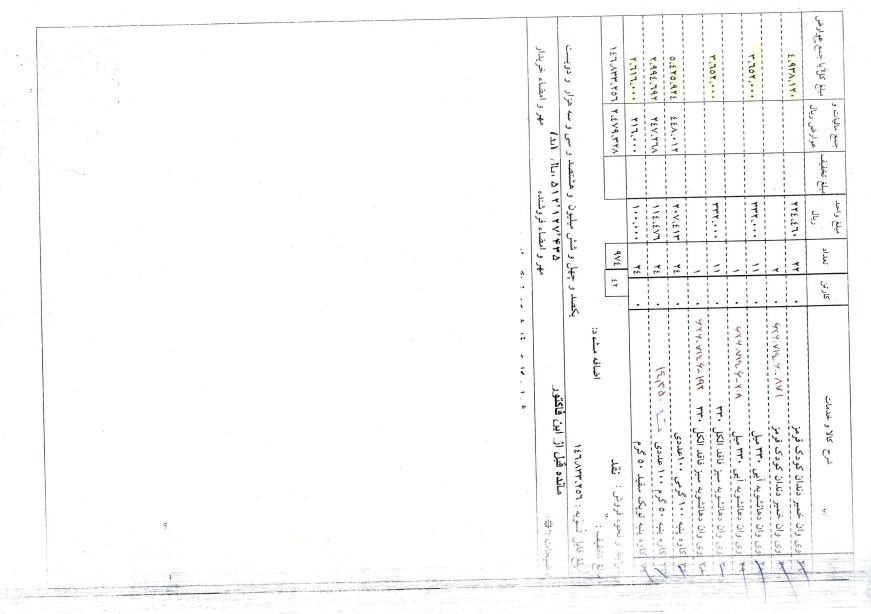
#> input picture samples/test/data_1 - Copy (2).jpg, 3481 x 2455 px (shown at 1/4 size)
$ python main.py --image_dir samples/test --save_dir out
#> lines starting #> are read from the running program, lines starting #| are printed output that depends on the picture; after the words box and inside, x2 and y2 are one past the last pixel; in counts of white or black regions, pixels touching at a corner belong together
import argparse
import cv2
from PIL import Image
import os
import time
from google.colab.patches import cv2_imshow
from skewcorrection.skew_stimation import estimate_skewness, de_skew
from orientationdetection.orientationdetection import OrientationDetection


def load_image(path):
#> called with path = 'samples/test/data_1 - Copy (2).jpg'
    try:
        img = cv2.imread(path)
#> img is the input picture: shape (2455, 3481, 3); mean B, G, R 249.6, 249.7, 249.6
        # perform BRG to gray scale conversion
        gray = cv2.cvtColor(img, cv2.COLOR_BGR2GRAY)

        # invert the color; so that the backgorund becomes dark and foreground text is white
        Inverted_Gray = cv2.bitwise_not(gray)
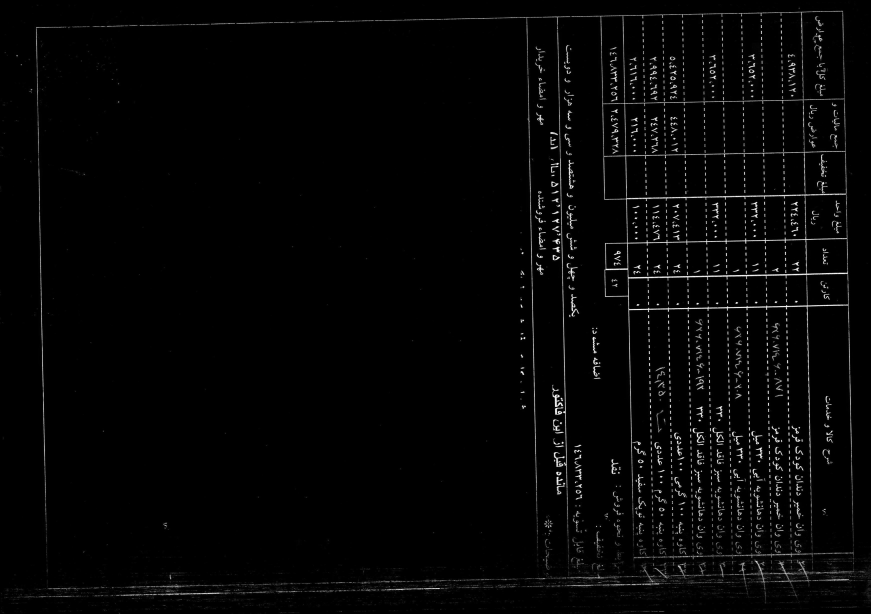
#> Inverted_Gray: shape (2455, 3481) (shown at 1/4 size); min 0, max 255, mean 5.4

        # covert the gray scale image to binary image; here
        binary = cv2.threshold(Inverted_Gray, 0, 255, cv2.THRESH_BINARY | cv2.THRESH_OTSU)[1]
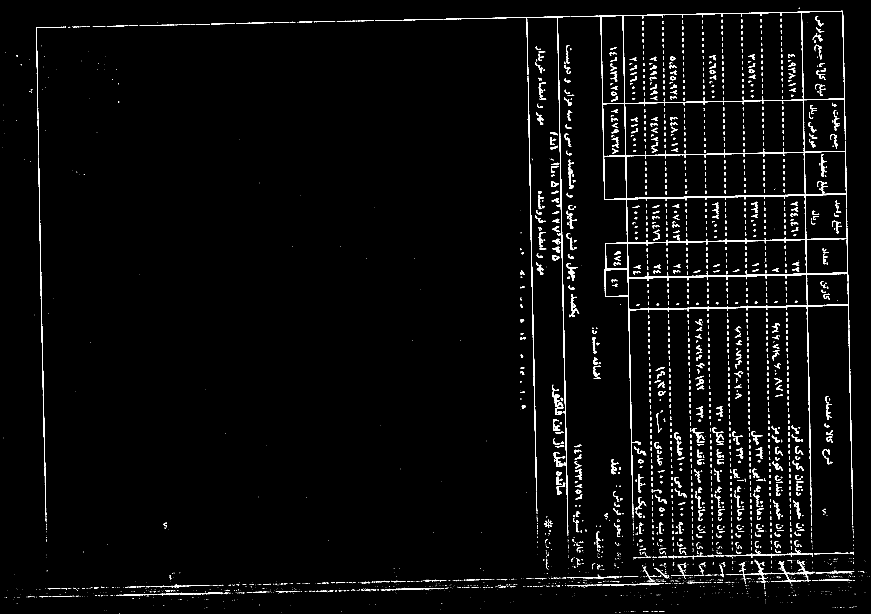
#> binary: shape (2455, 3481) (shown at 1/4 size); 2.4% white; 3517 white regions (2039 under 20 px), largest, box (x1, y1, x2, y2) and area: (2286, 52, 3397, 1998) 41916, (2229, 129, 2272, 2079) 5693, (2117, 632, 2147, 1966) 3820

        return img, binary
    except:
        print("Could not load the image; provide correct path")
        return None, None


def main(img_dir, new_dir):
    os.makedirs(new_dir, exist_ok=True)
    count = 0
    start = time.time()
    for image in os.listdir(img_dir):
        if image.endswith(("jpg", "png")):
            image_dir = os.path.join(img_dir, image)
            print(image_dir)
            img, binary = load_image(image_dir)
            if img is None or binary is None:
                return None

            angle = estimate_skewness(binary)
            rotated_image = de_skew(img, angle)
            detector = OrientationDetection(rotated_image)
            bbox = detector.text_detection()

            # Rotate the image if it's vertical
            detector.left_right_rotation()

            # Rotate the image if it's upside down
            rotated_image = detector.up_down_rotate()
            count += 1

            # Save the image with the original file name
            image_name = os.path.splitext(image)[0]
            new_image_path = os.path.join(new_dir, f'{image_name}.jpg')
            rotated_image = Image.fromarray(rotated_image)
            rotated_image.save(new_image_path)

    end = time.time()
    total_time = end - start
    print("total time", total_time)


def parse_args():
    parser = argparse.ArgumentParser(description="rotate and skew currection")
    parser.add_argument("--image_dir", required=True, help="Path to the input directory scaned document image")
    parser.add_argument("--save_dir", required=True, help="Path to the output directory scaned document image")

    args = parser.parse_args()
    return args


if __name__ == "__main__":
    model_path = '/content/drive/MyDrive/SystemGroupPrj-20231028T181858Z-001/SystemGroupPrj/rotate_model.h5'
    args = parse_args()
    main(args.image_dir, args.save_dir)
#> (the call stopped at in main, `angle = estimate_skewness(binary)`: skewcorrection is not available in this run)

$ run again, on samples/test/data_34 - Copy (2).jpg
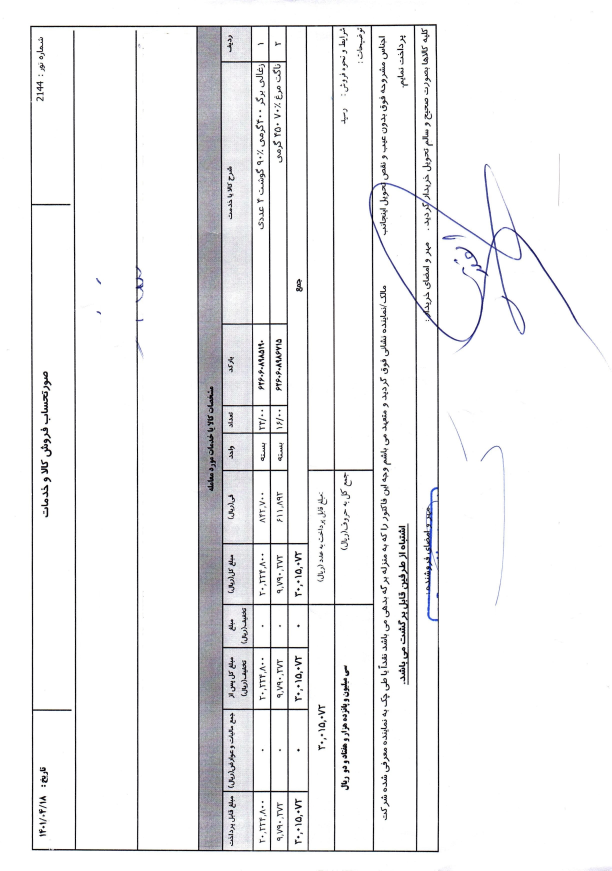
#> input picture samples/test/data_34 - Copy (2).jpg, 2445 x 3484 px (shown at 1/4 size)
#> in load_image, img is the input picture: shape (3484, 2445, 3); mean B, G, R 240.8, 239.8, 239.9
#> in load_image, `Inverted_Gray = cv2.bitwise_not(gray)`:
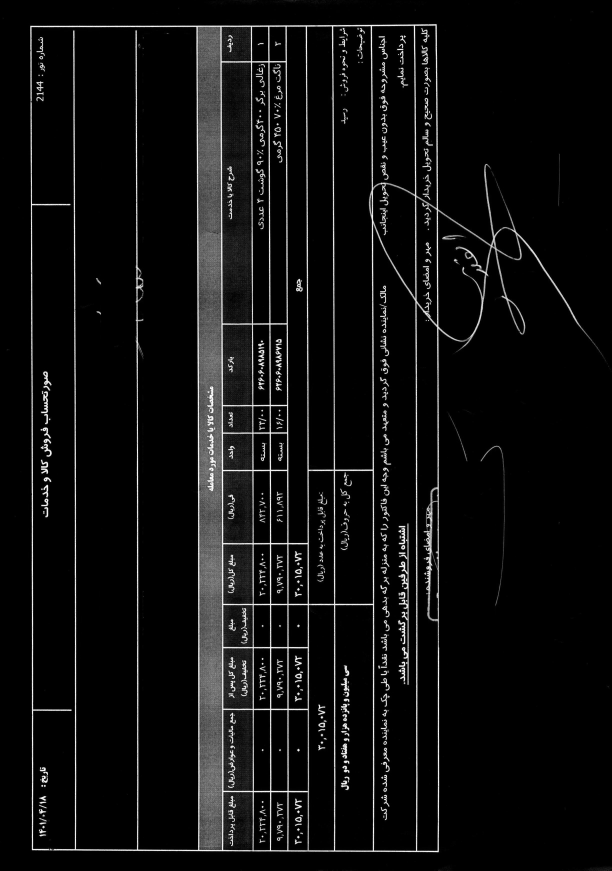
#> Inverted_Gray: shape (3484, 2445) (shown at 1/4 size); min 0, max 255, mean 15
#> in load_image, `binary = cv2.threshold(Inverted_Gray, 0, 255, cv2.THRESH_BINARY | cv2...`:
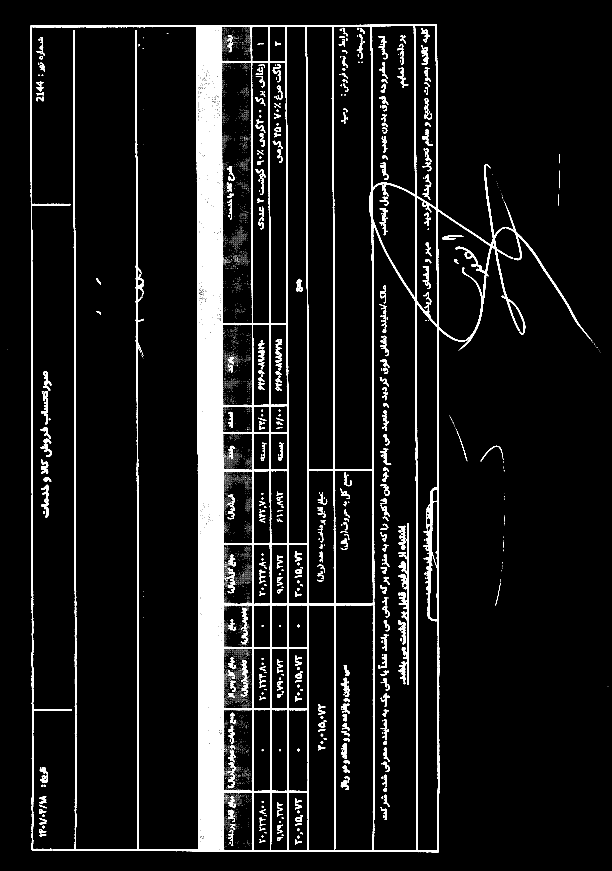
#> binary: shape (3484, 2445) (shown at 1/4 size); 6.4% white; 10754 white regions (10100 under 20 px), largest, box (x1, y1, x2, y2) and area: (121, 97, 2360, 3409) 409368, (1594, 2094, 1635, 2740) 5543, (164, 1565, 192, 1653) 1101

$ run again, on samples/test/data_1 - Copy.jpg
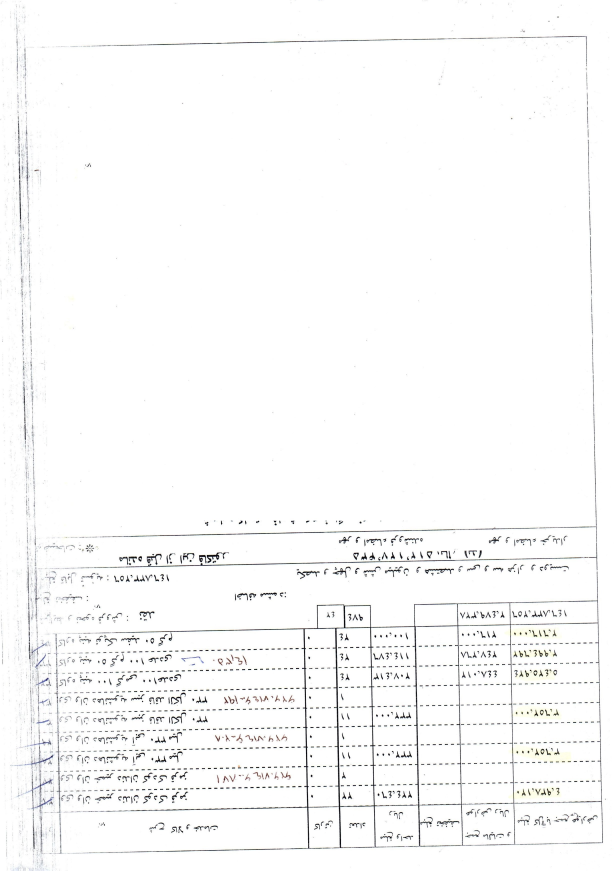
#> input picture samples/test/data_1 - Copy.jpg, 2455 x 3481 px (shown at 1/4 size)
#> in load_image, img is the input picture: shape (3481, 2455, 3); mean B, G, R 249.6, 249.7, 249.6
#> in load_image, `Inverted_Gray = cv2.bitwise_not(gray)`:
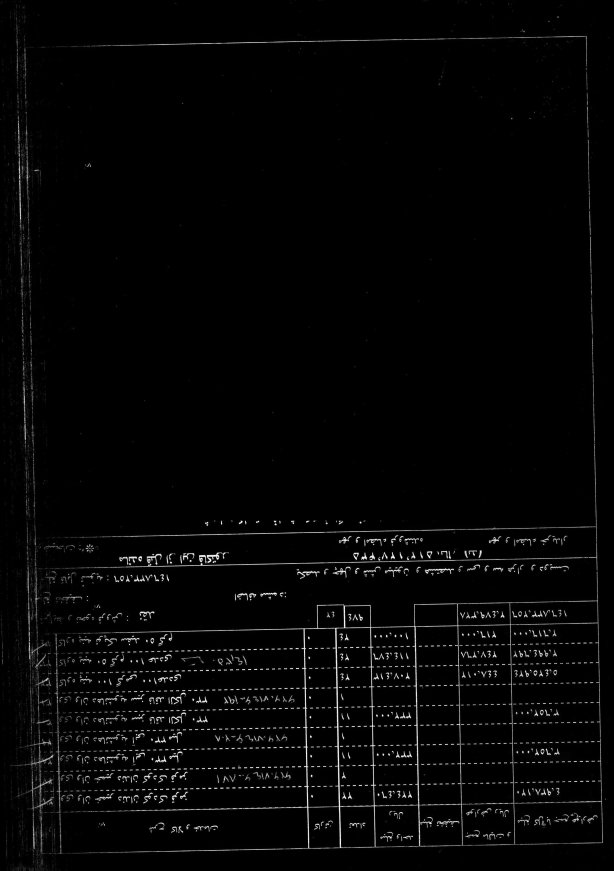
#> Inverted_Gray: shape (3481, 2455) (shown at 1/4 size); min 0, max 255, mean 5.4
#> in load_image, `binary = cv2.threshold(Inverted_Gray, 0, 255, cv2.THRESH_BINARY | cv2...`:
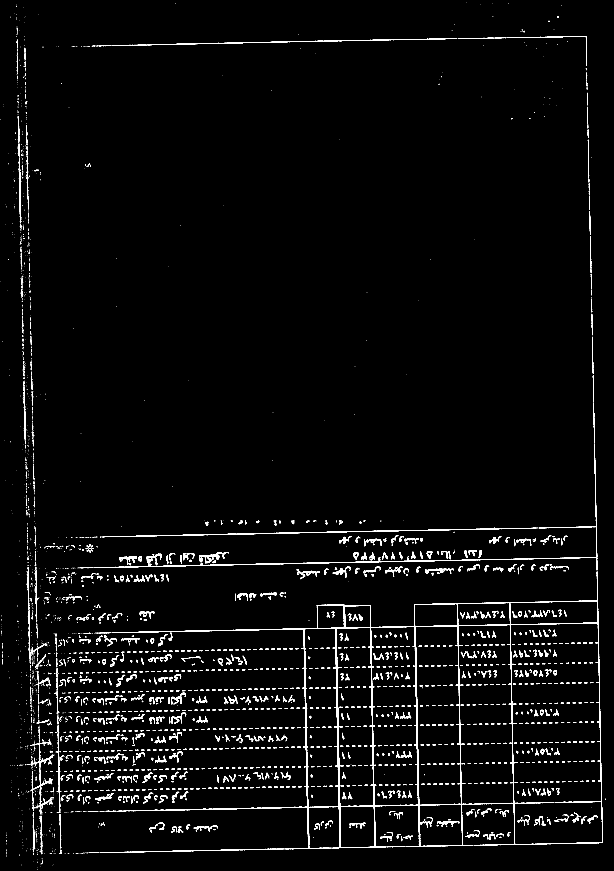
#> binary: shape (3481, 2455) (shown at 1/4 size); 2.4% white; 3517 white regions (2039 under 20 px), largest, box (x1, y1, x2, y2) and area: (457, 2286, 2403, 3397) 41916, (376, 2229, 2326, 2272) 5693, (489, 2117, 1823, 2147) 3820

$ run again, on samples/test/data_1.jpg
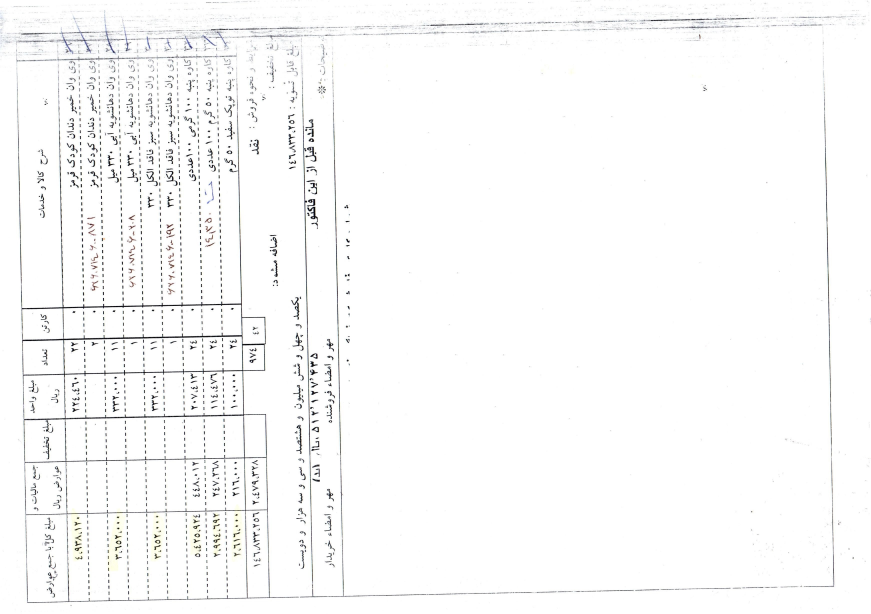
#> input picture samples/test/data_1.jpg, 3481 x 2455 px (shown at 1/4 size)
#> in load_image, img is the input picture: shape (2455, 3481, 3); mean B, G, R 249.6, 249.7, 249.6
#> in load_image, `Inverted_Gray = cv2.bitwise_not(gray)`:
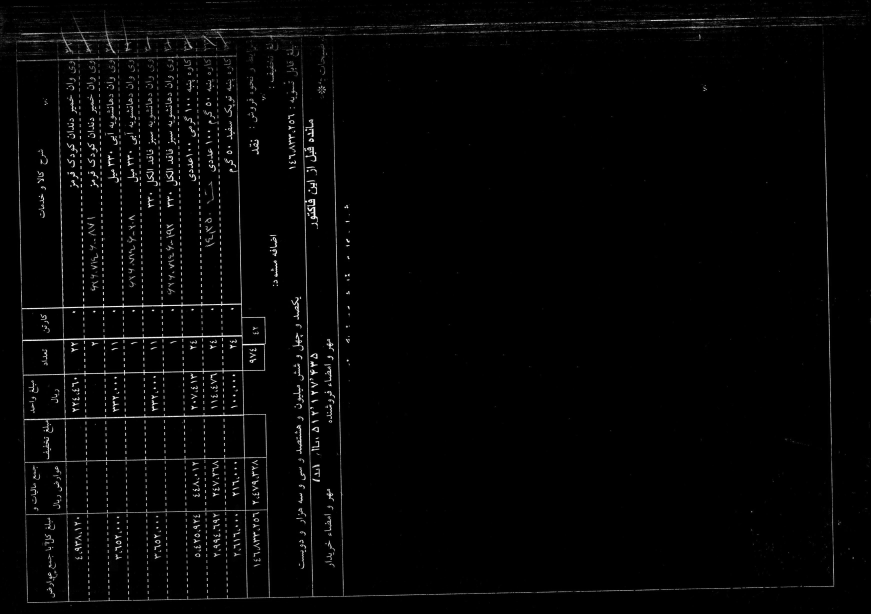
#> Inverted_Gray: shape (2455, 3481) (shown at 1/4 size); min 0, max 255, mean 5.4
#> in load_image, `binary = cv2.threshold(Inverted_Gray, 0, 255, cv2.THRESH_BINARY | cv2...`:
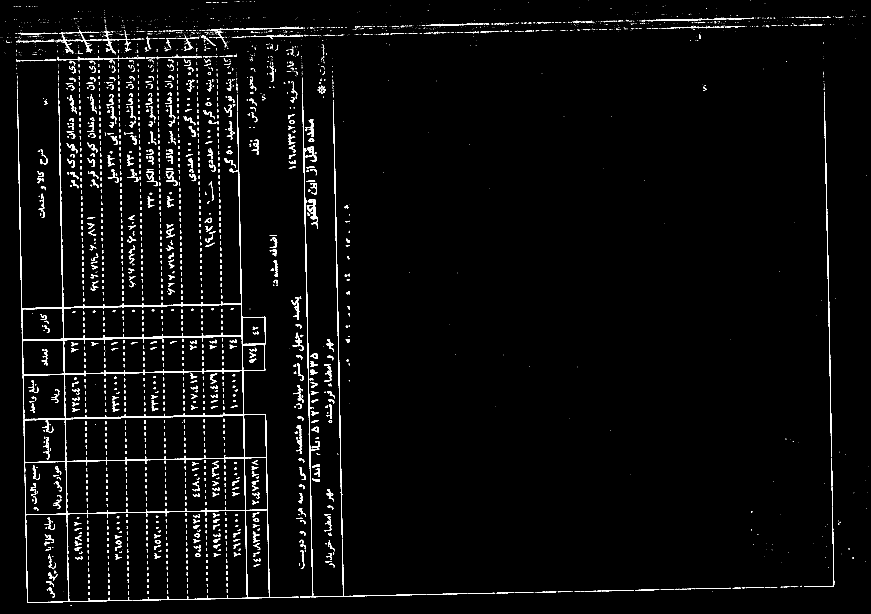
#> binary: shape (2455, 3481) (shown at 1/4 size); 2.4% white; 3517 white regions (2039 under 20 px), largest, box (x1, y1, x2, y2) and area: (84, 457, 1195, 2403) 41916, (1209, 376, 1252, 2326) 5693, (1334, 489, 1364, 1823) 3820
